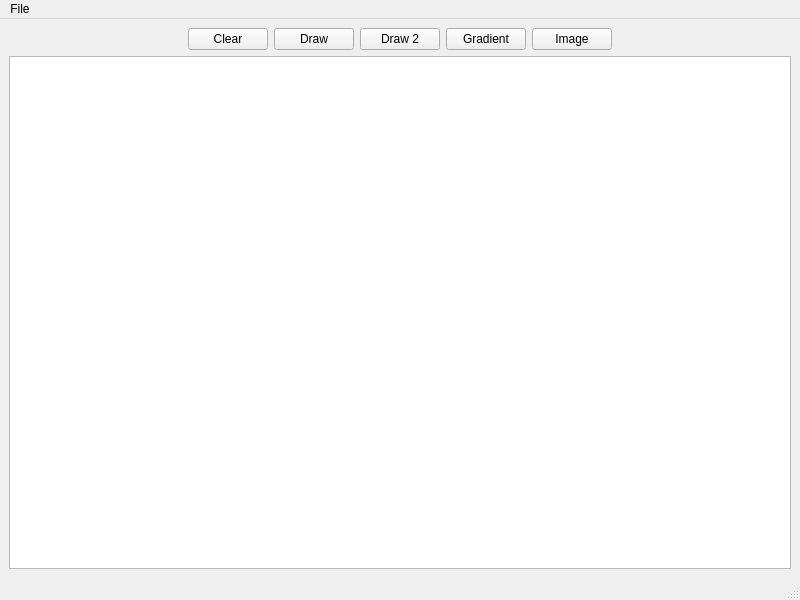
<?xml version="1.0" encoding="UTF-8"?>
<ui version="4.0">
 <class>MainWindow</class>
 <widget class="QMainWindow" name="MainWindow">
  <property name="geometry">
   <rect>
    <x>0</x>
    <y>0</y>
    <width>800</width>
    <height>600</height>
   </rect>
  </property>
  <property name="windowTitle">
   <string>MainWindow</string>
  </property>
  <widget class="QWidget" name="centralwidget">
   <layout class="QVBoxLayout" name="verticalLayout">
    <item>
     <layout class="QHBoxLayout" name="horizontalLayout">
      <item>
       <spacer name="horizontalSpacer">
        <property name="orientation">
         <enum>Qt::Horizontal</enum>
        </property>
        <property name="sizeHint" stdset="0">
         <size>
          <width>40</width>
          <height>20</height>
         </size>
        </property>
       </spacer>
      </item>
      <item>
       <widget class="QPushButton" name="clearBtn">
        <property name="text">
         <string>Clear</string>
        </property>
       </widget>
      </item>
      <item>
       <widget class="QPushButton" name="drawBtn">
        <property name="text">
         <string>Draw</string>
        </property>
       </widget>
      </item>
      <item>
       <widget class="QPushButton" name="draw2Btn">
        <property name="text">
         <string>Draw 2</string>
        </property>
       </widget>
      </item>
      <item>
       <widget class="QPushButton" name="gradientBtn">
        <property name="text">
         <string>Gradient</string>
        </property>
       </widget>
      </item>
      <item>
       <widget class="QPushButton" name="imageBtn">
        <property name="text">
         <string>Image</string>
        </property>
       </widget>
      </item>
      <item>
       <spacer name="horizontalSpacer_2">
        <property name="orientation">
         <enum>Qt::Horizontal</enum>
        </property>
        <property name="sizeHint" stdset="0">
         <size>
          <width>40</width>
          <height>20</height>
         </size>
        </property>
       </spacer>
      </item>
     </layout>
    </item>
    <item>
     <widget class="QTextEdit" name="textEdit"/>
    </item>
   </layout>
  </widget>
  <widget class="QMenuBar" name="menubar">
   <property name="geometry">
    <rect>
     <x>0</x>
     <y>0</y>
     <width>800</width>
     <height>27</height>
    </rect>
   </property>
   <widget class="QMenu" name="menuFile">
    <property name="title">
     <string>File</string>
    </property>
    <addaction name="actionExit"/>
   </widget>
   <addaction name="menuFile"/>
  </widget>
  <widget class="QStatusBar" name="statusbar"/>
  <action name="actionExit">
   <property name="text">
    <string>Exit</string>
   </property>
  </action>
 </widget>
 <resources/>
 <connections>
  <connection>
   <sender>actionExit</sender>
   <signal>triggered()</signal>
   <receiver>MainWindow</receiver>
   <slot>close()</slot>
   <hints>
    <hint type="sourcelabel">
     <x>-1</x>
     <y>-1</y>
    </hint>
    <hint type="destinationlabel">
     <x>399</x>
     <y>299</y>
    </hint>
   </hints>
  </connection>
 </connections>
</ui>
